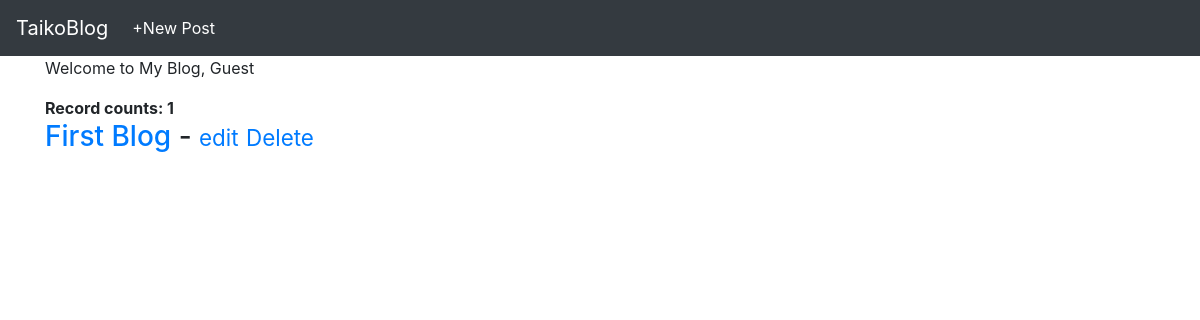
/, run on an earlier commit of the app's database.
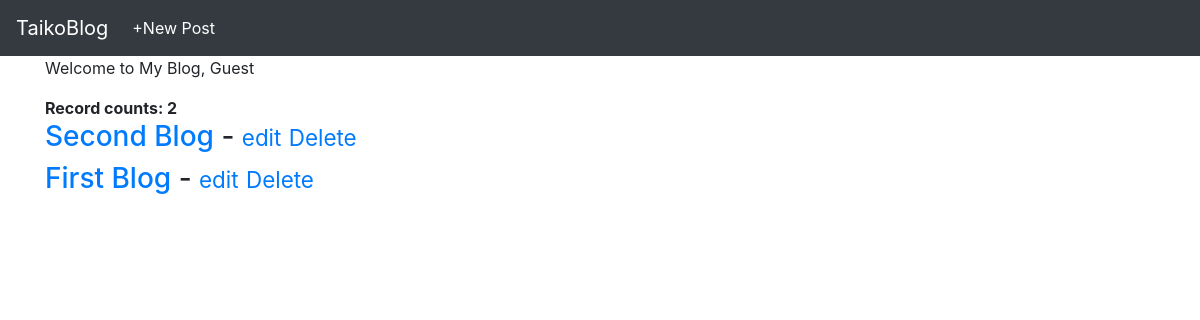
And on a later commit of the database.
### taikoblogapp/models.py (models this page shows, shortened)
class Post(models.Model):
    title = models.CharField(max_length=255)
    author = models.ForeignKey(User, on_delete=models.CASCADE)
    body = models.TextField()
    status = models.CharField(max_length=12, null=True, blank=True)
    post_date = models.DateField(auto_now_add=True)

### taikoblogapp/views.py (the view)
# urls.py: path('', HomeView.as_view(), name="home"),
class HomeView(ListView):
    model = Post
    template_name = 'home.html'
    ordering = ['-id']

### taikoblogapp/templates/home.html (shortened to what this page needs)
{% extends 'base.html' %}
{% block content %}
    <p>Welcome to My Blog,
        {% if user.is_authenticated %}
           <strong> {{ user.username | capfirst }} </strong>
        {% else %}
            Guest
        {% endif %}
    </p>
    <strong>Record counts: {{post_list | length}}</strong>
    {% for post in post_list %}
        <h3><a href="{% url 'article-detail' post.pk %}"> {{ post.title }}
        </a> -  <a href="{% url 'update-post' post.pk %}"><small>edit</small></a>
        <a href="{% url 'delete-post' post.pk %}"><small>Delete</small></a></h3>
    {% endfor %}
{%endblock %}

What changed in the data, as far as the page shows it:
added Post: title "Second Blog"
Also different on the page:
{{ post_list | length }}: "1" → "2"
